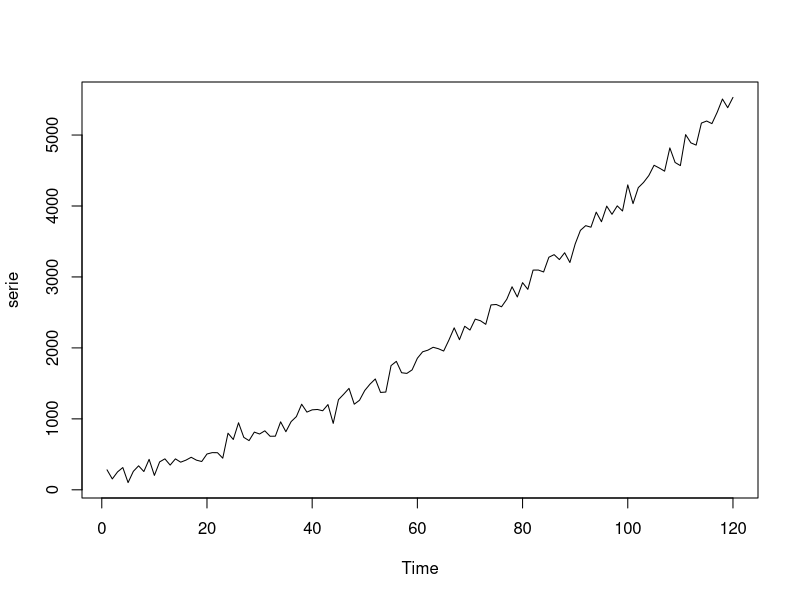
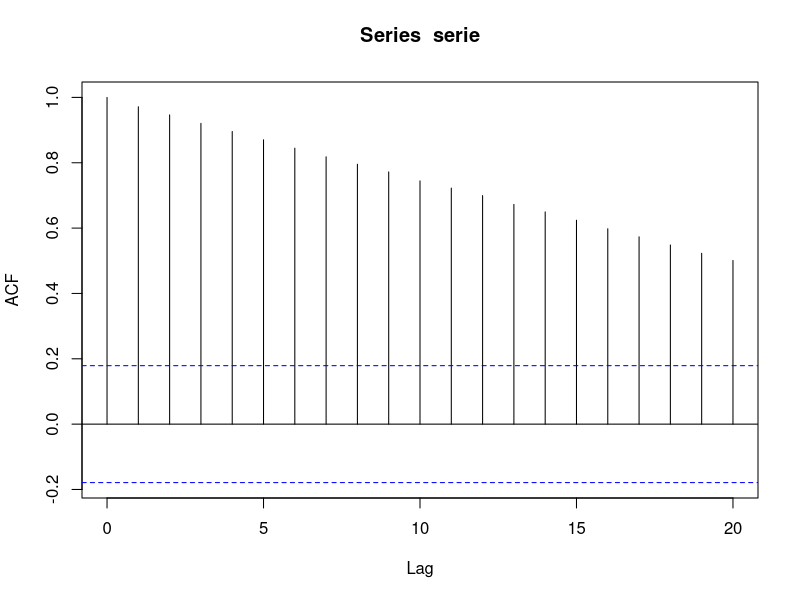
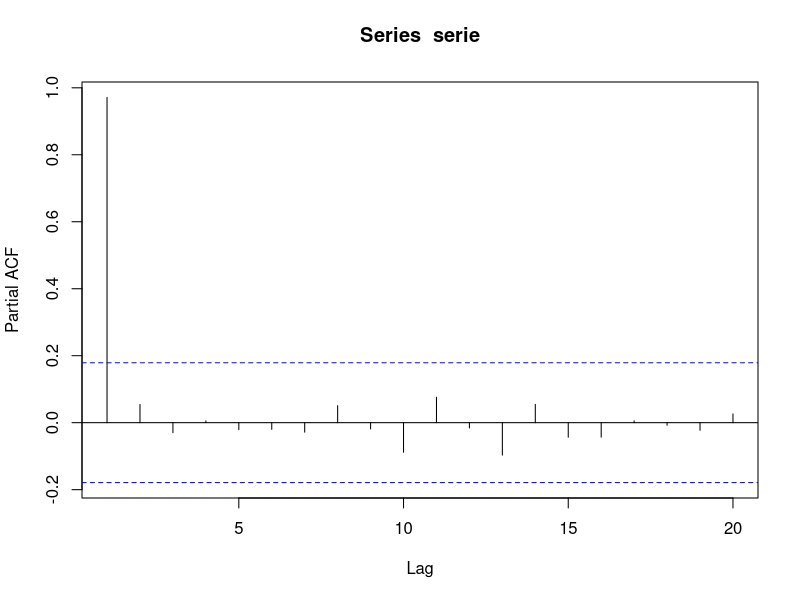
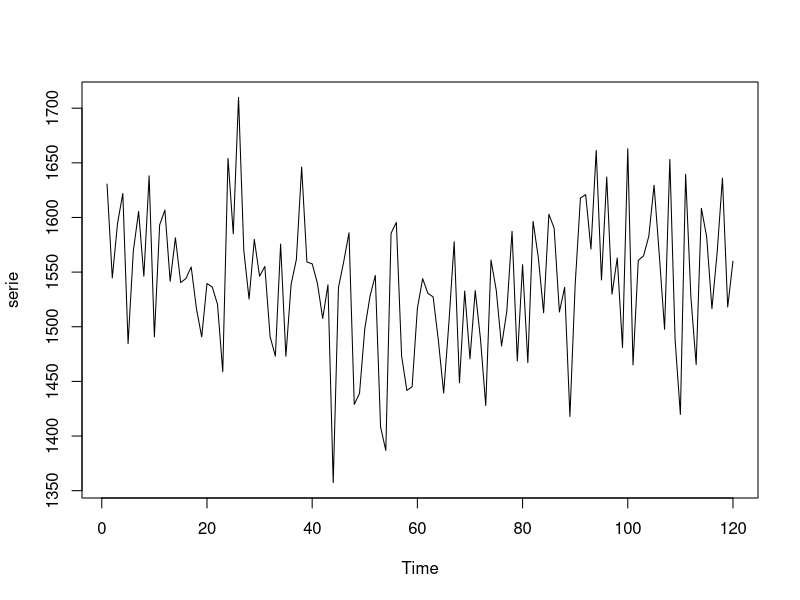

Generate these figures, in order, with R:
library(tidyverse)
library(forecast)
library(urca)


### Série do número diário de usuários ativos (DAUs) -----------------------------

# Número de observações
n <- 120
# Componente aleatório
set.seed(50)
noise <- rnorm(n, mean = 200, sd = 100)
# Componente de tendência
trend <- 15.67
# Componente estocástico
t <- 1:120
stochastic_component <- (10.32 * t) + (0.287 * (t ^ 2))

### A série temporal deste exemplo:
serie <- ts(trend + stochastic_component + noise)
plot.ts(serie)




### Análise das funções autoregressivas (FAC e FACP):
# Gráfico da FAC apresenta uma queda lenta e prolongada.
# Isso indica que a série se encaixa em um processo
# autoregressivo.
acf(serie)

# Gráfico da FACP apresenta um grande pico na primeira lag
# da série, porém, seu valor cai subitamente já a partir da
# segunda lag. Isso é uma característica clássica de um
# processo autoregressivo de ordem 1, isto é, um modelo AR(1).
pacf(serie)



### Teste de Raiz Unitária (Dickey-Fuller):
# Estatística de -1,2335 não foi capaz de rejeitar a hipótese
# nula do teste;
summary(urca::ur.df(serie, type = "trend"))


# Em primeira diferença, a série produz estatísticas que rejeitam
# a hipótese nula nas três especificações do teste; Logo,
# a série é estacionária em primeira diferença
serie_df <- diff(serie)
summary(urca::ur.df(serie_df, type = "none"))
summary(urca::ur.df(serie_df, type = "drift"))
summary(urca::ur.df(serie_df, type = "trend"))




### Cálculo dos modelos candidatos:
# Modelo 1:
modelo <- forecast::Arima(serie, order = c(1, 1, 0))
summary(modelo)

# Modelo 2:
modelo <- forecast::Arima(serie, order = c(1, 1, 0), include.drift = TRUE)
summary(modelo)

# Modelo 3:
modelo <- forecast::Arima(serie, order = c(0, 1, 1))
summary(modelo)

# Modelo 4:
modelo <- forecast::Arima(serie, order = c(0, 1, 1), include.drift = TRUE)
summary(modelo)



### O modelo 4 é o que apresenta o meno AIC.
previsoes <- forecast::forecast(
  modelo,
  h = 20   # Número de períodos a frente para serem previstos pelo modelo
)






pl <- autoplot(previsoes) +
  labs(
    title = "Número diário de usuários ativos (DAUs)",
    x = "Dias"
  ) +
  theme(
    text = element_text(family = "Segoe UI", size = 13, color = "#222222"),
    plot.title.position = "plot",
    plot.title = element_text(face = "bold", size = 16),
    axis.title.y = element_blank()
  )


ragg::agg_png("Figuras/serie-aletoria.png", width = 2000, height = 1000, res = 300)
print(pl)
dev.off()














### Série queda nas vendas -------------------------------------

# Número de observações
n <- 120
# Componente aleatório
set.seed(50)
noise <- rnorm(n, mean = 100, sd = 60)
# Componente estocástico
t <- 1:120
stochastic_component <- (-2.45 * t) + (0.02 * (t ^ 2))

### A série temporal deste exemplo:
serie <- ts(stochastic_component + noise + 1500)
plot.ts(serie)




pl <- tibble(x = seq_len(n), y = serie) %>% 
  ggplot() +
  geom_line(
    aes(x = x, y = y)
  ) +
  scale_y_continuous(limits = c(0, max(serie) + 200)) +
  labs(
    title = "Número diário de doces vendidos",
    x = "Dias",
    subtitle = "Um contato inteligente para venda de bolos, doces e salgados"
  ) +
  theme(
    text = element_text(family = "Segoe UI", size = 13, color = "#222222"),
    plot.subtitle = element_text(family = "Roboto Condensed"),
    plot.title.position = "plot",
    plot.title = element_text(face = "bold", size = 16),
    axis.title.y = element_blank()
  )




ragg::agg_png("Figuras/vendas-estagnada.png", width = 2000, height = 1000, res = 300)
print(pl)
dev.off()
